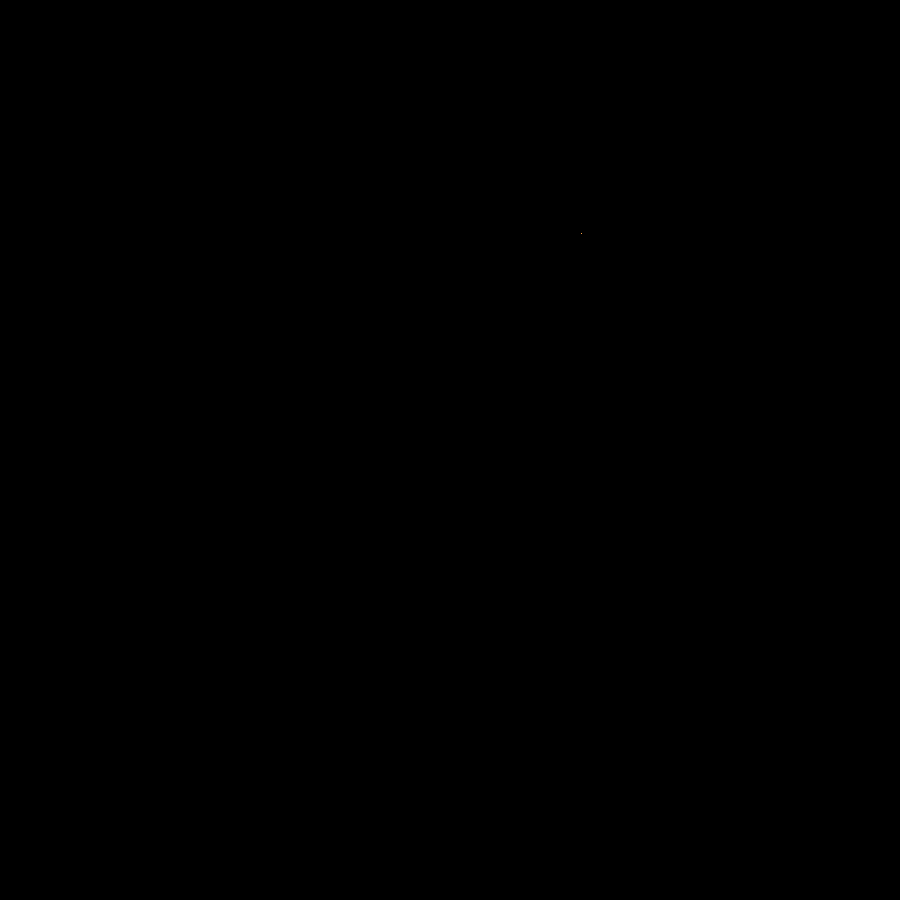
Frame 1 (no input)
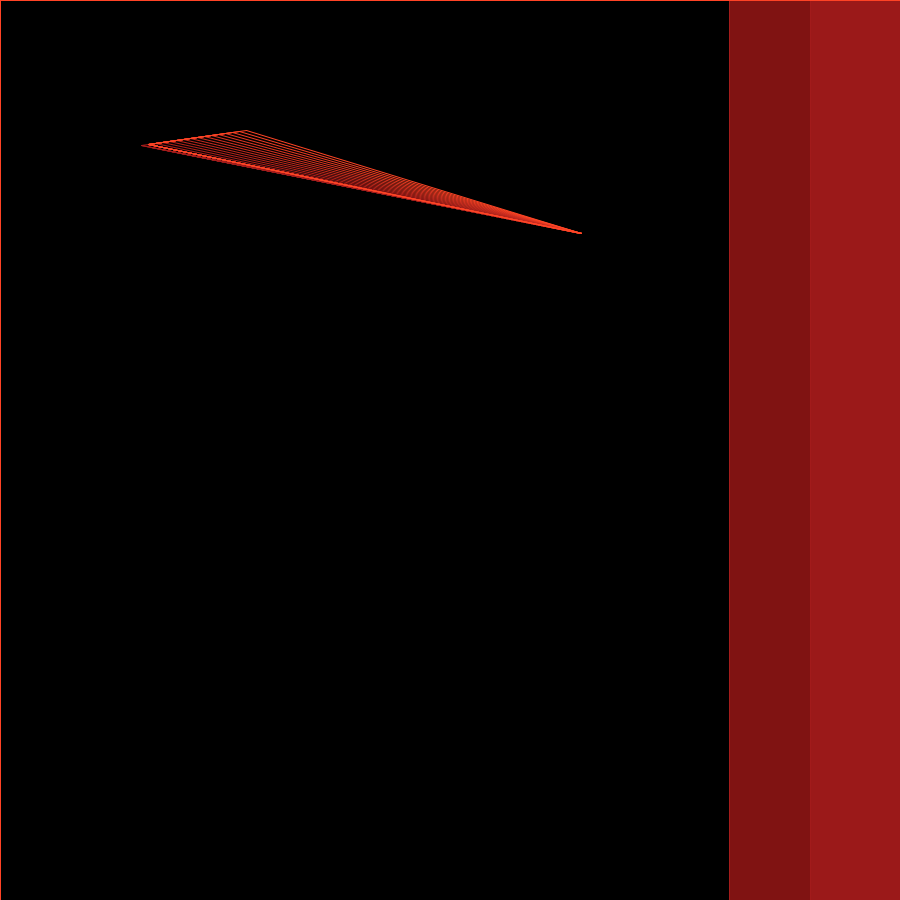
Frame 60 (the mouse pressed at the canvas centre just before this capture)
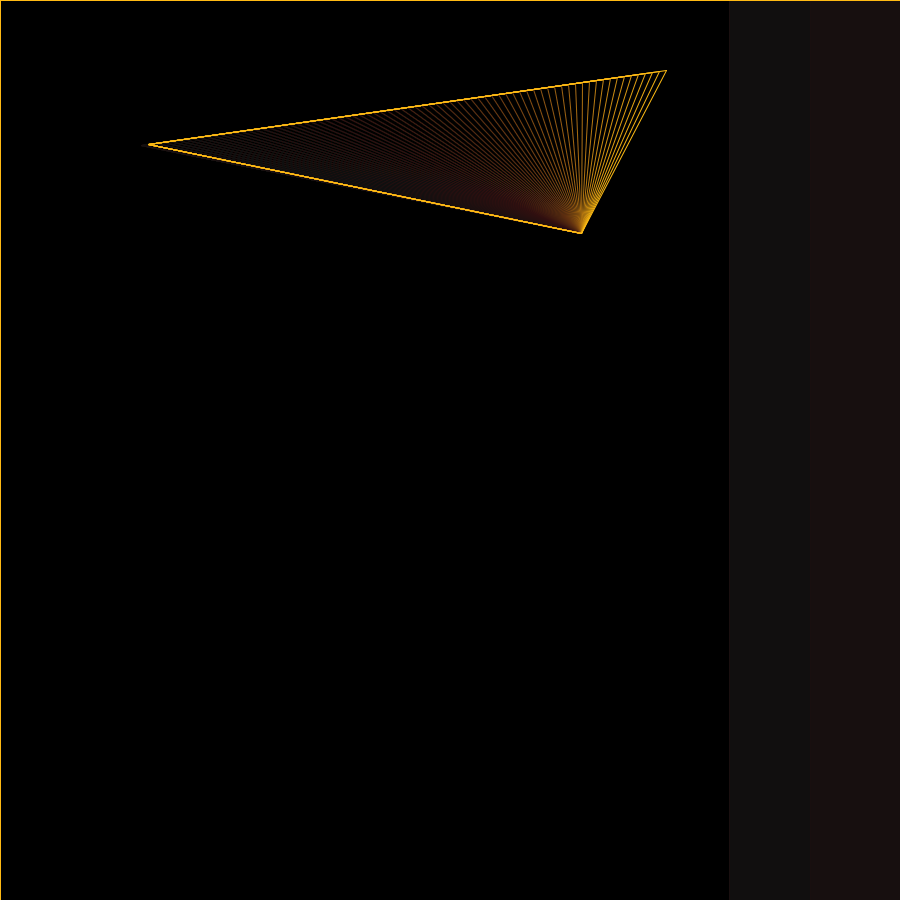
Frame 120 (the mouse held since frame 60 and released just before this capture)

The Processing sketch that drew these frames (run headless with seeded random() and noise(); from frame 60 on, the mouse is pressed at the canvas centre):

// Processing sketch: processing_182405
// ── processing_182405.pde

float x = random(0, 900); 
float y = random(0, 900);
float x2 = x;
float y2 = y;
float x3 = x;
float y3 = y;
float cutright = 900; 
float cutleft = 150; 
boolean cutr = true;
boolean cutl = false;
boolean contracting = true; 


void setup() { 
  background(0, 0, 0); 
  size(900, 900);
} 



void draw() { 
  fill(0,0,0,8);
  rect(0,0,width,height);
  stroke((900/y)*255,(x/900)*255,(y/900)*255);
  line(x,y,x2,y2); 
  line(x,y,x3,y3); 
  line(x2,y2,x3,y3);
  

  if (x >= cutright) {  
    cutr = true;
    cutl = false;
    if (contracting == true) {
      cutleft = (cutleft + (cutright*0.2));
    } 

    if (contracting == false) {
      cutleft = (cutleft - (cutright * 0.1));
    }
    fill((900/y)*255,(x/900)*255,(y/900)*255,200);
    rect(0,0,cutleft,height);
    x3 = x; 
    y3 = y; 
  } 
  if (x <= cutleft) {
    cutr = false;
    cutl = true; 
    if (contracting == true) {
      cutright = cutright * 0.9;
    }
    if (contracting == false) {
      cutright = cutright * 1.1;
    }
    fill((900/y)*255,(x/900)*255,(y/900)*255,200);
    rect(cutright,0,width,height);
    x2 = x;
    y2 = y; 
  }

  if (cutr == true) { 

    x = x - 10;
    y = y - 2;
  } 

  if (cutl == true) {

    x = x + 7; 
    y = y - 1;
  } 


  if (y <= 0) {
    y = height;
    y2 = height; 
    y3 = height; 
   
  } 
  if (cutleft >= cutright || cutright <= cutleft) {
    contracting = false; 
  }
  if (cutleft <= 0 || cutright >= 900) {
  contracting = true; 
  } 
} 
